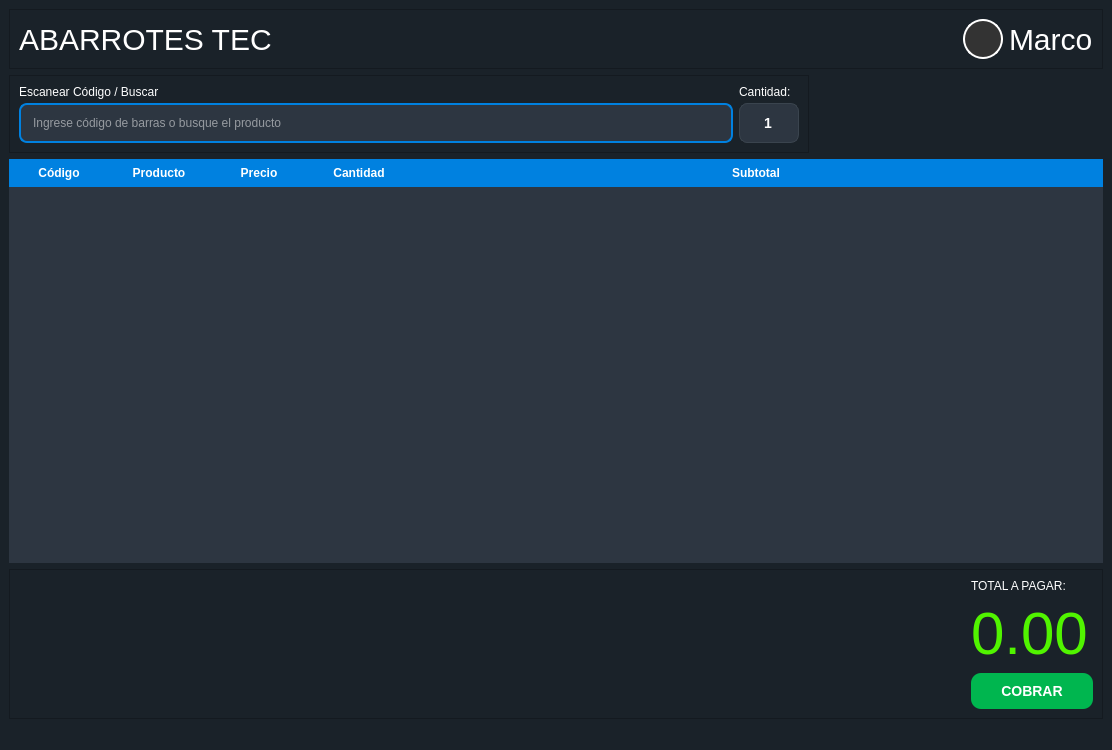
<?xml version="1.0" encoding="UTF-8"?>
<ui version="4.0">
 <class>MainWindow</class>
 <widget class="QMainWindow" name="MainWindow">
  <property name="geometry">
   <rect>
    <x>0</x>
    <y>0</y>
    <width>1112</width>
    <height>750</height>
   </rect>
  </property>
  <property name="windowTitle">
   <string>MainWindow</string>
  </property>
  <property name="styleSheet">
   <string notr="true">background-color: #1A2229;</string>
  </property>
  <widget class="QWidget" name="centralwidget">
   <property name="styleSheet">
    <string notr="true">QLabel {
    color: white;
}</string>
   </property>
   <layout class="QVBoxLayout" name="verticalLayout_4">
    <item>
     <widget class="QFrame" name="frame">
      <property name="minimumSize">
       <size>
        <width>0</width>
        <height>0</height>
       </size>
      </property>
      <property name="maximumSize">
       <size>
        <width>16777215</width>
        <height>600</height>
       </size>
      </property>
      <property name="styleSheet">
       <string notr="true">font-size: 30px;</string>
      </property>
      <property name="frameShape">
       <enum>QFrame::StyledPanel</enum>
      </property>
      <property name="frameShadow">
       <enum>QFrame::Raised</enum>
      </property>
      <layout class="QHBoxLayout" name="horizontalLayout">
       <item>
        <widget class="QLabel" name="label_titulo">
         <property name="maximumSize">
          <size>
           <width>16777215</width>
           <height>800</height>
          </size>
         </property>
         <property name="text">
          <string>ABARROTES TEC</string>
         </property>
        </widget>
       </item>
       <item>
        <spacer name="horizontalSpacer_2">
         <property name="orientation">
          <enum>Qt::Horizontal</enum>
         </property>
         <property name="sizeHint" stdset="0">
          <size>
           <width>40</width>
           <height>20</height>
          </size>
         </property>
        </spacer>
       </item>
       <item>
        <layout class="QHBoxLayout" name="horizontalLayout_4">
         <item>
          <widget class="QLabel" name="label_fotouser">
           <property name="minimumSize">
            <size>
             <width>40</width>
             <height>40</height>
            </size>
           </property>
           <property name="maximumSize">
            <size>
             <width>40</width>
             <height>40</height>
            </size>
           </property>
           <property name="styleSheet">
            <string notr="true">background-color: #333;
border: 2px solid white;
border-radius: 20px; /* Esto lo hace circular */</string>
           </property>
           <property name="text">
            <string/>
           </property>
          </widget>
         </item>
         <item>
          <widget class="QLabel" name="label_nameuser">
           <property name="text">
            <string>Marco</string>
           </property>
          </widget>
         </item>
        </layout>
       </item>
      </layout>
     </widget>
    </item>
    <item>
     <widget class="QFrame" name="frame_2">
      <property name="maximumSize">
       <size>
        <width>800</width>
        <height>16777215</height>
       </size>
      </property>
      <property name="frameShape">
       <enum>QFrame::StyledPanel</enum>
      </property>
      <property name="frameShadow">
       <enum>QFrame::Raised</enum>
      </property>
      <layout class="QHBoxLayout" name="horizontalLayout_2">
       <item>
        <layout class="QVBoxLayout" name="verticalLayout_2">
         <property name="spacing">
          <number>4</number>
         </property>
         <item>
          <widget class="QLabel" name="label_esccodigo">
           <property name="text">
            <string>Escanear Código / Buscar</string>
           </property>
          </widget>
         </item>
         <item>
          <widget class="QLineEdit" name="lineEdit_barrabusqueda">
           <property name="maximumSize">
            <size>
             <width>16777215</width>
             <height>16777215</height>
            </size>
           </property>
           <property name="styleSheet">
            <string notr="true">QLineEdit {
    border: 2px solid #0081E0;
    border-radius: 8px;
    padding: 10px;
    background-color: #2D3641;
    color: white;
}</string>
           </property>
           <property name="placeholderText">
            <string>Ingrese código de barras o busque el producto</string>
           </property>
          </widget>
         </item>
        </layout>
       </item>
       <item>
        <layout class="QVBoxLayout" name="verticalLayout_3">
         <property name="spacing">
          <number>4</number>
         </property>
         <property name="sizeConstraint">
          <enum>QLayout::SetFixedSize</enum>
         </property>
         <item>
          <widget class="QLabel" name="label_cantidad">
           <property name="maximumSize">
            <size>
             <width>60</width>
             <height>16777215</height>
            </size>
           </property>
           <property name="text">
            <string>Cantidad:</string>
           </property>
          </widget>
         </item>
         <item>
          <widget class="QLineEdit" name="lineEdit_cant">
           <property name="sizePolicy">
            <sizepolicy hsizetype="Fixed" vsizetype="Fixed">
             <horstretch>0</horstretch>
             <verstretch>0</verstretch>
            </sizepolicy>
           </property>
           <property name="minimumSize">
            <size>
             <width>60</width>
             <height>40</height>
            </size>
           </property>
           <property name="maximumSize">
            <size>
             <width>60</width>
             <height>40</height>
            </size>
           </property>
           <property name="styleSheet">
            <string notr="true">QLineEdit {
    background-color: #2D3641;
    color: white;
    border: 1px solid #3A444E;
    border-radius: 8px;
    padding: 8px;
    font-weight: bold;
    font-size: 14px;
}</string>
           </property>
           <property name="text">
            <string>1</string>
           </property>
           <property name="alignment">
            <set>Qt::AlignCenter</set>
           </property>
          </widget>
         </item>
        </layout>
       </item>
      </layout>
     </widget>
    </item>
    <item>
     <widget class="QTableWidget" name="tableWidget">
      <property name="styleSheet">
       <string notr="true">QTableWidget {
    background-color: #2D3641;
    gridline-color: #3A444E;
    color: white;
    border: none;
}
QHeaderView::section {
    background-color: #0081E0;
    color: white;
    padding: 5px;
    font-weight: bold;
    border: none;
}</string>
      </property>
      <property name="horizontalHeaderSectionResizeMode" stdset="0">
       <number>1</number>
      </property>
      <attribute name="horizontalHeaderCascadingSectionResizes">
       <bool>false</bool>
      </attribute>
      <attribute name="horizontalHeaderHighlightSections">
       <bool>true</bool>
      </attribute>
      <attribute name="horizontalHeaderMinimumSectionSize">
       <number>50</number>
      </attribute>
      <attribute name="horizontalHeaderShowSortIndicator" stdset="0">
       <bool>false</bool>
      </attribute>
      <attribute name="horizontalHeaderStretchLastSection">
       <bool>true</bool>
      </attribute>
      <column>
       <property name="text">
        <string>Código</string>
       </property>
      </column>
      <column>
       <property name="text">
        <string>Producto</string>
       </property>
      </column>
      <column>
       <property name="text">
        <string>Precio</string>
       </property>
      </column>
      <column>
       <property name="text">
        <string>Cantidad</string>
       </property>
      </column>
      <column>
       <property name="text">
        <string>Subtotal</string>
       </property>
      </column>
     </widget>
    </item>
    <item>
     <widget class="QFrame" name="frame_3">
      <property name="frameShape">
       <enum>QFrame::StyledPanel</enum>
      </property>
      <property name="frameShadow">
       <enum>QFrame::Raised</enum>
      </property>
      <layout class="QHBoxLayout" name="horizontalLayout_3">
       <item>
        <spacer name="horizontalSpacer">
         <property name="orientation">
          <enum>Qt::Horizontal</enum>
         </property>
         <property name="sizeHint" stdset="0">
          <size>
           <width>933</width>
           <height>20</height>
          </size>
         </property>
        </spacer>
       </item>
       <item>
        <layout class="QVBoxLayout" name="verticalLayout_5">
         <item>
          <widget class="QLabel" name="label_totalapagar">
           <property name="text">
            <string>TOTAL A PAGAR:</string>
           </property>
          </widget>
         </item>
         <item>
          <widget class="QLabel" name="label_dinero">
           <property name="styleSheet">
            <string notr="true">color: rgb(81, 244, 0);
font-size: 60px;</string>
           </property>
           <property name="text">
            <string>0.00</string>
           </property>
          </widget>
         </item>
         <item>
          <widget class="QPushButton" name="btn_cobrar">
           <property name="styleSheet">
            <string notr="true">QPushButton {
    background-color: #00B64F;
    color: white;
    border-radius: 10px;
    padding: 10px 30px;
    font-weight: bold;
    font-size: 14px;
}</string>
           </property>
           <property name="text">
            <string>COBRAR</string>
           </property>
          </widget>
         </item>
        </layout>
       </item>
      </layout>
     </widget>
    </item>
   </layout>
  </widget>
  <widget class="QMenuBar" name="menubar">
   <property name="geometry">
    <rect>
     <x>0</x>
     <y>0</y>
     <width>1112</width>
     <height>26</height>
    </rect>
   </property>
  </widget>
  <widget class="QStatusBar" name="statusbar"/>
 </widget>
 <resources/>
 <connections/>
</ui>
